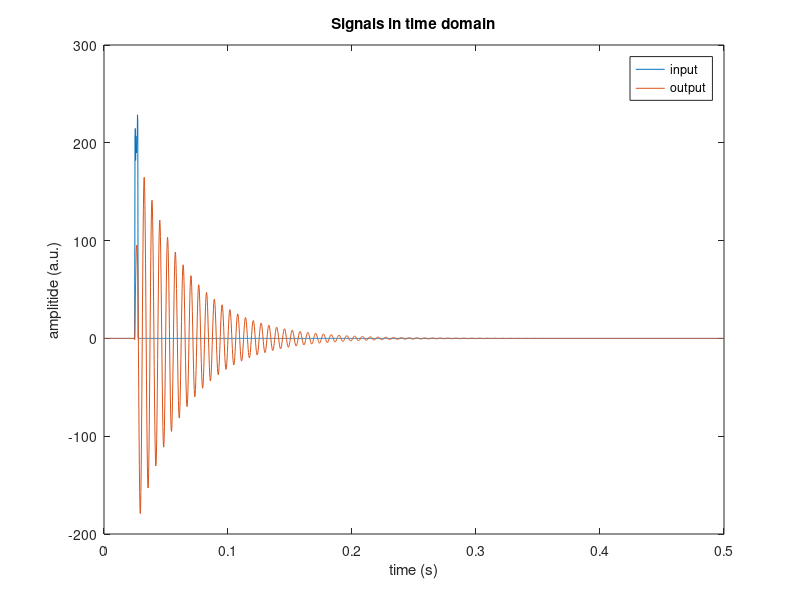
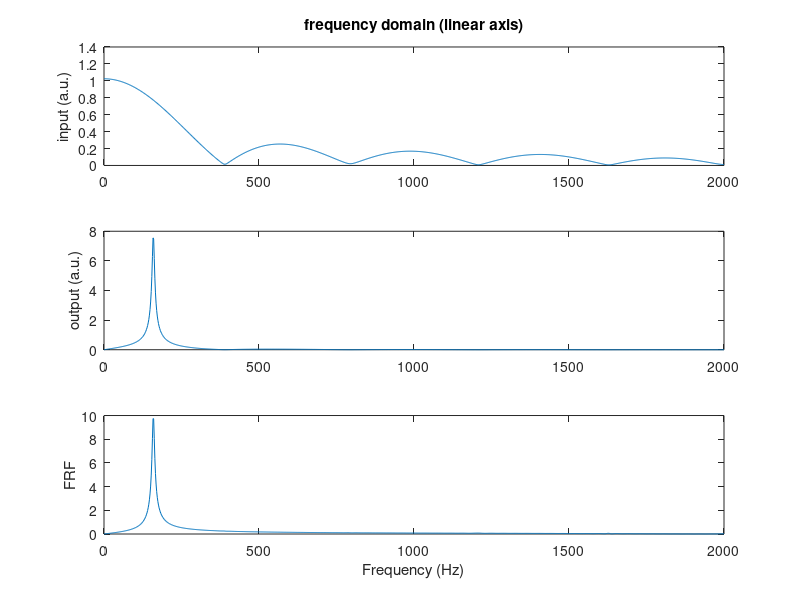
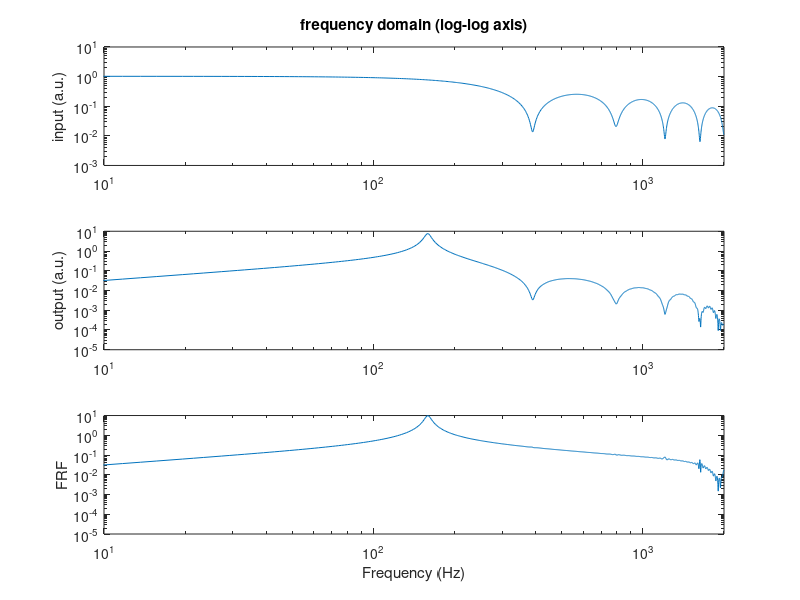

The MATLAB source for these figures, in order:
clear all
close all

load test  % load data from a Impulse Hammer Test

%plot in time
f0 = figure;
plot(t,xt,t,yt)
xlabel('time (s)');
ylabel('amplitide (a.u.)');
legend('input','output')
%set(gca,'XLim',[0 .05])
title('Signals in time domain')
set(f0, 'WindowStyle', 'Docked');

%calculate frequency response
f1 = figure;
dt=t(2)-t(1);
fa=1/dt;
N=length(t);

NFFT=2.^nextpow2(N);
subplot(3,1,1)
X=fft(xt,NFFT)/N;
Y=fft(yt,NFFT)/N;
% cut vector to show only positive frequencies
X=X(1:NFFT/2+1);
Y=Y(1:NFFT/2+1);

% create vector of frequencies
freq=fa/2*linspace(0,1,NFFT/2+1);

%Frequency plots (linear)
subplot(3,1,1)
plot(freq,abs(X));
title('frequency domain (linear axis)')
ylabel('input (a.u.)');
subplot(3,1,2)
plot(freq,abs(Y));
ylabel('output (a.u.)');
%Frequency Response Function (FRF)
FRF=Y./X;
subplot(3,1,3)
plot(freq,abs(FRF));
xlabel('Frequency (Hz)');
ylabel('FRF')

set(f1, 'WindowStyle', 'Docked');
%Frequency plots (log scale)
f2 = figure;
subplot(3,1,1)
loglog(freq,abs(X));
title('frequency domain (log-log axis)')
set(gca,'XLim',[1e1 2e3]) % limits the view from 10 Hz to 2 kHz
ylabel('input (a.u.)');
subplot(3,1,2)
loglog(freq,abs(Y));
ylabel('output (a.u.)');
set(gca,'XLim',[1e1 2e3])
subplot(3,1,3)
loglog(freq,abs(FRF));
set(gca,'XLim',[1e1 2e3])
xlabel('Frequency (Hz)');
ylabel('FRF')
set(f2, 'WindowStyle', 'Docked');
